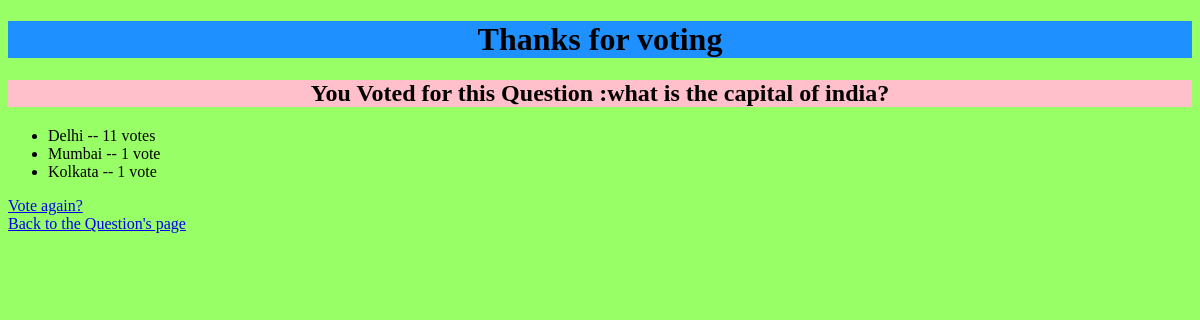
The app's page /polls/4/results/, older data.
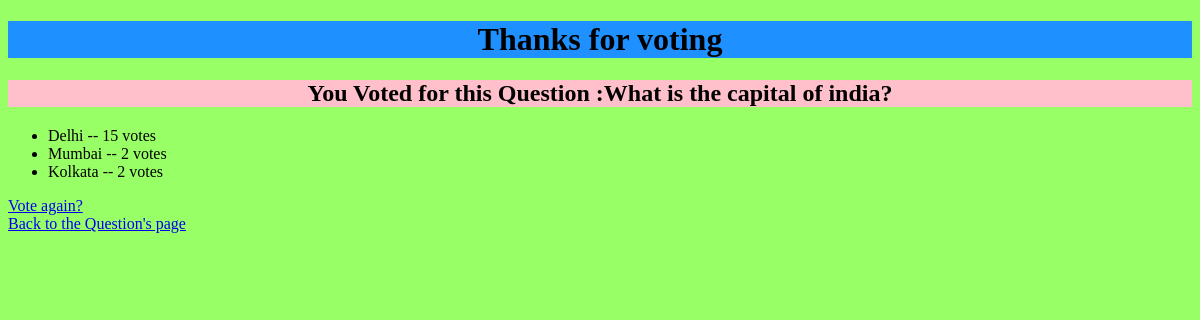
The same page, newer data.
### polls/models.py (models this page shows, shortened)
class Question(models.Model):
    question_text = models.CharField(max_length=200)
    pub_date = models.DateTimeField('date published')

class Choice(models.Model):
    question = models.ForeignKey(Question, on_delete=models.CASCADE)
    choice_text = models.CharField(max_length=200)
    votes = models.IntegerField(default=0)

### polls/views.py (the view)
# urls.py: path('<int:question_id>/results/', views.results, name='results'),
def results(request, question_id):
    question = get_object_or_404(Question, pk=question_id)
    return render(request, 'polls/results.html', {'question': question})

### polls/templates/polls/results.html (shortened to what this page needs)
<!DOCTYPE html>
<html lang="en">
<head>
</head>
<body bgcolor="#99ff66">
    <h1 style="background-color:DodgerBlue;"><center>Thanks for voting</center></h1>
    <h2 style="background-color:pink;"><center>You Voted for this Question :{{ question.question_text }}</center></h2>
<ul>
{% for choice in question.choice_set.all %}
    <li>{{ choice.choice_text }} -- {{ choice.votes }} vote{{ choice.votes|pluralize }}</li>
{% endfor %}
</ul>
<a href="/polls/{{ question.id }}/">Vote again?</a>
<br>
<a href="http://127.0.0.1:8000/polls/">Back to the Question's page</a>
</body>
</html>

Row changes from the older to the newer data that the page shows:
changed Question: question_text "what is the capital of india?" → "What is the capital of india?"
changed Choice "Delhi": votes "11" → "15"
changed Choice "Mumbai": votes "1" → "2"
changed Choice "Kolkata": votes "1" → "2"
